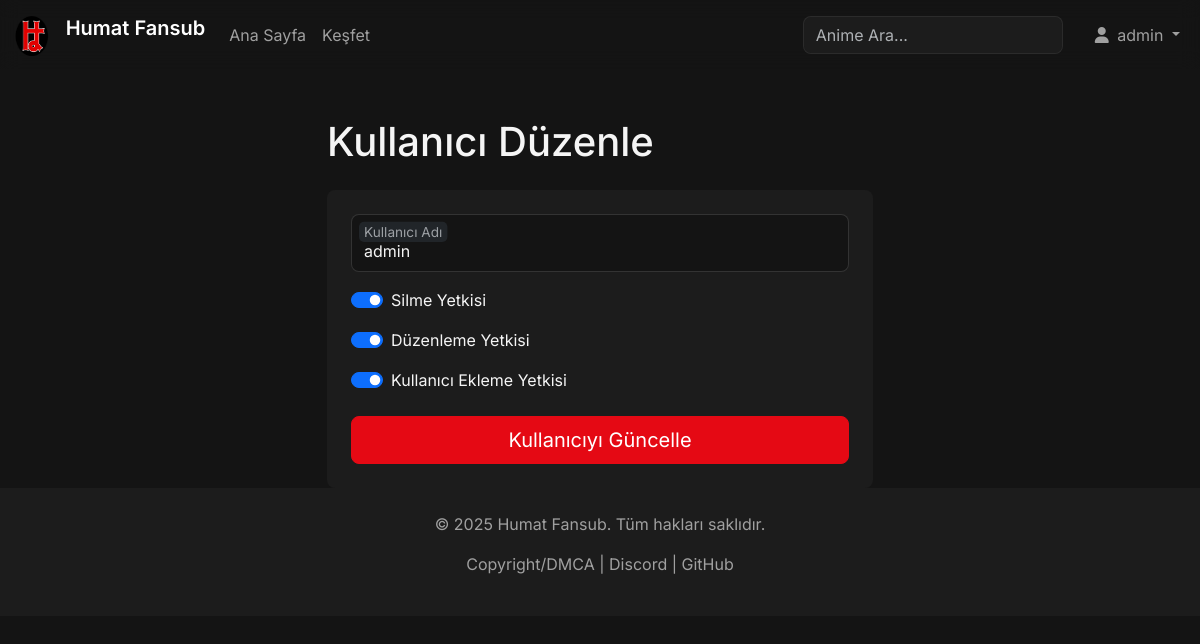
Screenshot of /edit_user/1 (signed in) with the database file from the repository.
### models.py (models this page shows, shortened)
class User(db.Model):
    id = db.Column(db.Integer, primary_key=True)
    username = db.Column(db.String(80), unique=True, nullable=False)
    password = db.Column(db.String(200), nullable=False)
    can_delete = db.Column(db.Boolean, default=False)
    can_edit = db.Column(db.Boolean, default=False)
    can_add_user = db.Column(db.Boolean, default=False)
    logs = db.relationship('Log', backref='user', lazy=True)
    watchlist_animes = db.relationship('Anime', secondary=watchlist, lazy='subquery',
        backref=db.backref('watchlisted_by', lazy=True))
    ratings = db.relationship('Rating', backref='user', lazy=True)

### app.py (the view, shortened to what this page needs)
@app.route('/edit_user/<int:user_id>', methods=['GET', 'POST'])
@login_required
@admin_required
def edit_user(user_id):
    if not current_user.can_add_user:
        flash('Bu işlemi gerçekleştirme yetkiniz yok.', 'danger')
        return redirect(url_for('admin'))
    user = User.query.get_or_404(user_id)
    form = EditUserForm(obj=user)
    return render_template('edit_user.html', form=form, user=user)

### forms.py
class EditUserForm(FlaskForm):
    username = StringField('Kullanıcı Adı', validators=[DataRequired(), Length(min=1, max=50)])
    can_delete = BooleanField('Silme Yetkisi')
    can_edit = BooleanField('Düzenleme Yetkisi')
    can_add_user = BooleanField('Kullanıcı Ekleme Yetkisi')
    submit = SubmitField('Kullanıcıyı Güncelle')

### app.py (called while the page is built)
def admin_required(f):
    @wraps(f)
    def decorated_function(*args, **kwargs):
        if not current_user.is_authenticated or not (current_user.can_add_user or current_user.can_edit or current_user.can_delete):
            flash('Bu sayfayı görüntüleme yetkiniz yok.', 'danger')
            return redirect(url_for('index'))
        return f(*args, **kwargs)
    return decorated_function

@login_manager.user_loader
def load_user(user_id):
    return User.query.get(int(user_id))

### templates/edit_user.html (shortened to what this page needs)
{% extends "base.html" %}
{% block content %}
<div class="container mt-5">
    <div class="row justify-content-center">
        <div class="col-lg-6">
            <h1 class="mb-4">Kullanıcı Düzenle</h1>
            <form method="POST" class="p-4 rounded-3" style="background-color: var(--light-dark-color);">
                <div class="form-floating mb-3">
                    {{ form.username(class="form-control", placeholder="Kullanıcı Adı") }}
                    {{ form.username.label }}
                </div>
                <div class="form-check form-switch mb-3">
                    {{ form.can_delete(class="form-check-input") }}
                    {{ form.can_delete.label(class="form-check-label") }}
                </div>
                <div class="form-check form-switch mb-3">
                    {{ form.can_edit(class="form-check-input") }}
                    {{ form.can_edit.label(class="form-check-label") }}
                </div>
                <div class="form-check form-switch mb-3">
                    {{ form.can_add_user(class="form-check-input") }}
                    {{ form.can_add_user.label(class="form-check-label") }}
                </div>
                <div class="d-grid mt-4">
                    {{ form.submit(class="btn btn-primary btn-lg") }}
                </div>
            </form>
        </div>
    </div>
</div>
{% endblock %}

### templates/base.html (shortened to what this page needs)
<!DOCTYPE html>
<html lang="en" data-bs-theme="dark">
<head>
    <link href="https://cdn.jsdelivr.net/npm/bootstrap@5.3.3/dist/css/bootstrap.min.css" rel="stylesheet">
    <link rel="stylesheet" href="https://cdnjs.cloudflare.com/ajax/libs/font-awesome/6.5.2/css/all.min.css" />
    <link rel="stylesheet" href="{{ url_for('static', filename='css/custom.css') }}">
</head>
<body>
    <header>
        <nav class="navbar navbar-expand-lg fixed-top navbar-dark">
            <div class="container-fluid">
                <a class="navbar-brand" href="{{ url_for('index') }}">
                    <img src="{{ url_for('static', filename='images/logo.png') }}" alt="Logo" width="40" height="40" class="d-inline-block align-text-top">
                    <span class="ms-2">Humat Fansub</span>
                </a>
                <div class="collapse navbar-collapse" id="navbarNav">
                    <ul class="navbar-nav me-auto mb-2 mb-lg-0">
                        <li class="nav-item">
                            <a class="nav-link" href="{{ url_for('index') }}">Ana Sayfa</a>
                        </li>
                        <li class="nav-item">
                            <a class="nav-link" href="{{ url_for('animes') }}">Keşfet</a>
                        </li>
                    </ul>
                    <form class="d-flex me-3" action="{{ url_for('animes') }}" method="GET">
                        <input class="form-control me-2" type="search" name="query" placeholder="Anime Ara..." aria-label="Search">
                    </form>
                    <ul class="navbar-nav">
                        {% if current_user.is_authenticated %}
                        <li class="nav-item dropdown">
                            <a class="nav-link dropdown-toggle" href="#" id="navbarDropdown" role="button" data-bs-toggle="dropdown" aria-expanded="false">
                                <i class="fas fa-user me-1"></i> {{ current_user.username }}
                            </a>
                        </li>
                        {% endif %}
                    </ul>
                </div>
            </div>
        </nav>
    </header>
    <main>
        {% block content %}{% endblock %}
    </main>
    <footer class="text-center py-4 mt-auto">
        <div class="container">
            <p>&copy; 2025 Humat Fansub. Tüm hakları saklıdır.</p>
            <p>
                <a href="{{ url_for('copyright') }}">Copyright/DMCA</a> |
                <a href="https://discord.gg/SaKSmuZkAf" target="_blank">Discord</a> |
                <a href="https://github.com/Berke-aras/AnimeFansub-Dizi-Film-Platformu" target="_blank">GitHub</a>
            </p>
        </div>
    </footer>
</body>
</html>

### static/css/custom.css (style rules this page uses)
:root { --primary-color: #e50914; --dark-color: #141414; --light-dark-color: #1c1c1c; --text-color: #f5f5f5; --text-muted-color: #a0a0a0; }
body { background-color: var(--dark-color); color: var(--text-color); font-family: "Inter", sans-serif; padding-top: 70px; }
.navbar { background-color: rgba(20, 20, 20, 0.7); backdrop-filter: blur(10px); -webkit-backdrop-filter: blur(10px); transition: background-color 0.3s ease; }
.navbar-brand span { font-weight: 600; }
.nav-link { color: var(--text-muted-color); transition: color 0.3s ease; }
.btn-primary { background-color: var(--primary-color); border-color: var(--primary-color); transition: background-color 0.3s ease, border-color 0.3s ease; }
.form-control { background-color: var(--light-dark-color); border: 1px solid rgba(255, 255, 255, 0.1); color: var(--text-color); border-radius: 8px; transition: border-color 0.3s ease, box-shadow 0.3s ease; }
footer { background-color: var(--light-dark-color); color: var(--text-muted-color); }
footer a { color: var(--text-muted-color); text-decoration: none; transition: color 0.3s ease; }
.form-floating > .form-control { background-color: var(--dark-color); }

### rows the page displays
User: username "admin", can_delete "☑", can_edit "☑", can_add_user "☑"
